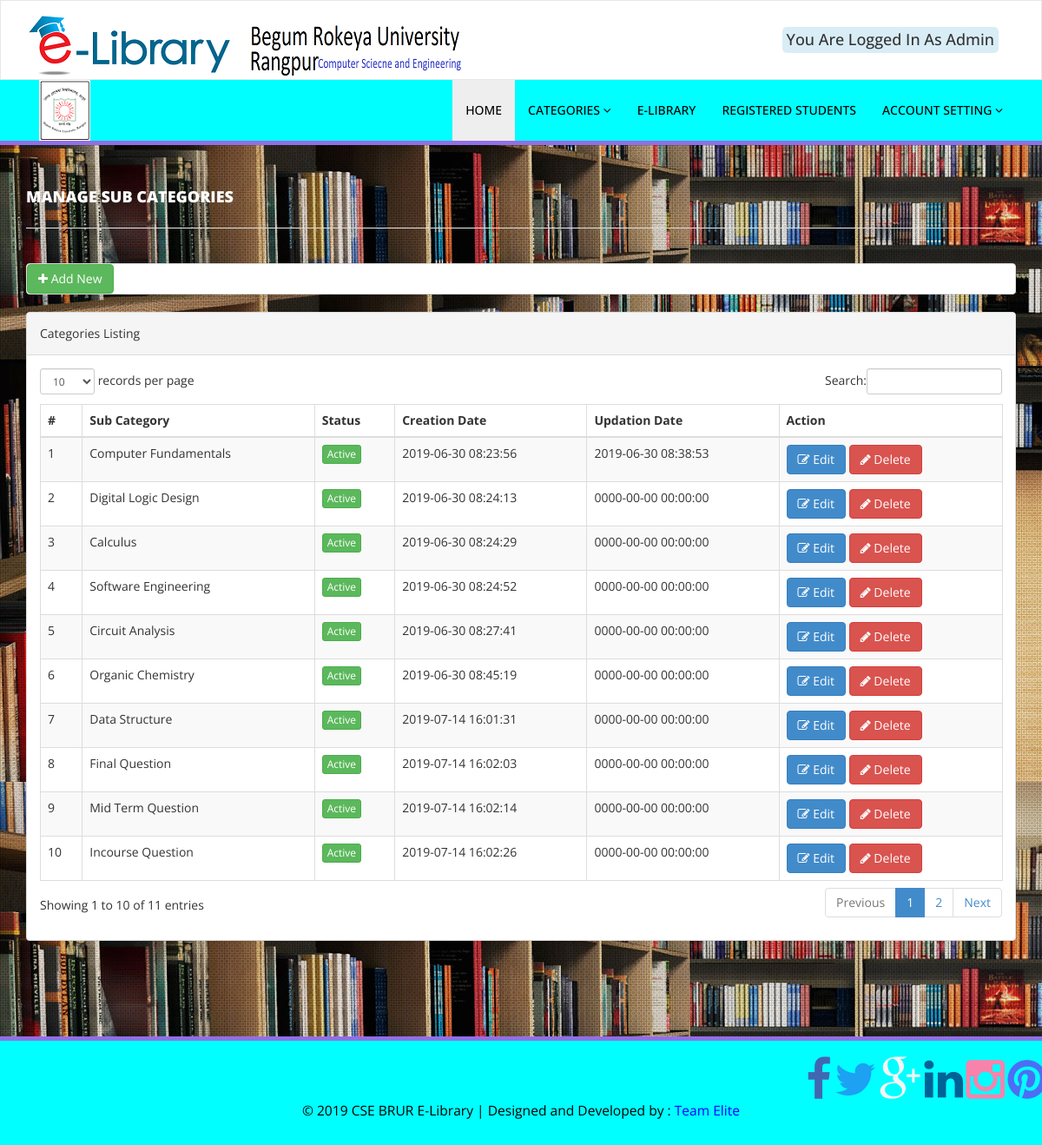
The page /admin/manage-sub-categories.php (signed in) on the database its author committed.
### tables this page shows
CREATE TABLE `subcategory` (
  `id` int(11) NOT NULL,
  `categoryId` int(50) NOT NULL,
  `subCategoryName` varchar(150) DEFAULT NULL,
  `Status` int(1) DEFAULT NULL,
  `CreationDate` timestamp NULL DEFAULT CURRENT_TIMESTAMP,
  `UpdationDate` timestamp NULL DEFAULT '0000-00-00 00:00:00' ON UPDATE CURRENT_TIMESTAMP
);

### admin/manage-sub-categories.php (the view, shortened to what this page needs)
<?php
include('includes/sessionchecker.php');
    ?>
    <!DOCTYPE html>
    <html xmlns="http://www.w3.org/1999/xhtml">
    <head>
        <link href="assets/css/bootstrap.css" rel="stylesheet" />
        <link href="assets/css/font-awesome.css" rel="stylesheet" />
        <link href="assets/js/dataTables/dataTables.bootstrap.css" rel="stylesheet" />
        <link href="assets/css/style.css" rel="stylesheet" />
    </head>
    <body style="background-image: url('./assets/img/bg.jpg');">
      <?php include('includes/header.php');?>
      <div class="content-wrapper">
       <div class="container">
        <div class="row pad-botm">
            <div class="col-md-12">
                <h4 class="header-line"  style="color:white;">Manage Sub Categories</h4>
            </div>
            <div class="row">
               </div>
           </div>
           <div class="row">
              <div class="col-md-12">
                <div class="panel panel-default">
                  <a href="add-sub-category.php"><button class="btn btn-success"><i class="fa fa-plus "></i> Add New</button></a>
                </div>
              </div>
           </div>
           <div class="row">
            <div class="col-md-12">
                <div class="panel panel-default">
                    <div class="panel-heading">
                     Categories Listing
                 </div>
                 <div class="panel-body">
                    <div class="table-responsive">
                        <table class="table table-striped table-bordered table-hover" id="dataTables-example">
                            <thead>
                                <tr>
                                    <th>#</th>
                                    <th>Sub Category</th>
                                    <th>Status</th>
                                    <th>Creation Date</th>
                                    <th>Updation Date</th>
                                    <th>Action</th>
                                </tr>
                            </thead>
                            <tbody>
                                <?php $sql = "SELECT * from  subcategory";
                                $query = $dbh -> prepare($sql);
                                $query->execute();
                                $results=$query->fetchAll(PDO::FETCH_OBJ);
                                $cnt=1;
                                if($query->rowCount() > 0)
                                {
                                    foreach($results as $result)
                                        {               ?>
                                            <tr class="odd gradeX">
                                                <td class="center"><?php echo htmlentities($cnt);?></td>
                                                <td class="center"><?php echo htmlentities($result->subCategoryName);?></td>
                                                <td class="center"><?php if($result->Status==1) {?>
                                                    <a href="#" class="btn btn-success btn-xs">Active</a>
                                                    <?php } else {?>
                                                    <a href="#" class="btn btn-danger btn-xs">Inactive</a>
                                                    <?php } ?></td>
                                                    <td class="center"><?php echo htmlentities($result->CreationDate);?></td>
                                                    <td class="center"><?php echo htmlentities($result->UpdationDate);?></td>
                                                    <td class="center">
                                                        <a href="edit-sub-category.php?catid=<?php echo htmlentities($result->id);?>"><button class="btn btn-primary"><i class="fa fa-edit "></i> Edit</button>
                                                          <a href="manage-sub-categories.php?del=<?php echo htmlentities($result->id);?>" onclick="return confirm('Are you sure you want to delete?');"" >  <button class="btn btn-danger"><i class="fa fa-pencil"></i> Delete</button>
                                                          </td>
                                                      </tr>
                                                      <?php $cnt=$cnt+1;}} ?>
                                                  </tbody>
                                              </table>
                                          </div>
                                      </div>
                                  </div>
                              </div>
                          </div>
                      </div>
                  </div>
                  <?php include('includes/footer.php');?>
              </body>
              </html>

### admin/assets/css/style.css (style rules this page uses)
.content-wrapper { margin-top: 40px; min-height:800px; padding-bottom:90px; }
.header-line { font-weight:900; padding-bottom:25px; border-bottom:1px solid #eeeeee; text-transform:uppercase; }
.pad-botm { padding-bottom:30px; }

### rows shown on the page
subcategory: subCategoryName "Computer Fundamentals", Status "Active", CreationDate "2019-06-30 08:23:56", UpdationDate "2019-06-30 08:38:53"
subcategory: subCategoryName "Digital Logic Design", Status "Active", CreationDate "2019-06-30 08:24:13", UpdationDate "0000-00-00 00:00:00"
subcategory: subCategoryName "Calculus", Status "Active", CreationDate "2019-06-30 08:24:29", UpdationDate "0000-00-00 00:00:00"
subcategory: subCategoryName "Software Engineering", Status "Active", CreationDate "2019-06-30 08:24:52", UpdationDate "0000-00-00 00:00:00"
subcategory: subCategoryName "Circuit Analysis", Status "Active", CreationDate "2019-06-30 08:27:41", UpdationDate "0000-00-00 00:00:00"
subcategory: subCategoryName "Organic Chemistry", Status "Active", CreationDate "2019-06-30 08:45:19", UpdationDate "0000-00-00 00:00:00"
subcategory: subCategoryName "Data Structure", Status "Active", CreationDate "2019-07-14 16:01:31", UpdationDate "0000-00-00 00:00:00"
subcategory: subCategoryName "Final Question", Status "Active", CreationDate "2019-07-14 16:02:03", UpdationDate "0000-00-00 00:00:00"
subcategory: subCategoryName "Mid Term Question", Status "Active", CreationDate "2019-07-14 16:02:14", UpdationDate "0000-00-00 00:00:00"
subcategory: subCategoryName "Incourse Question", Status "Active", CreationDate "2019-07-14 16:02:26", UpdationDate "0000-00-00 00:00:00"
